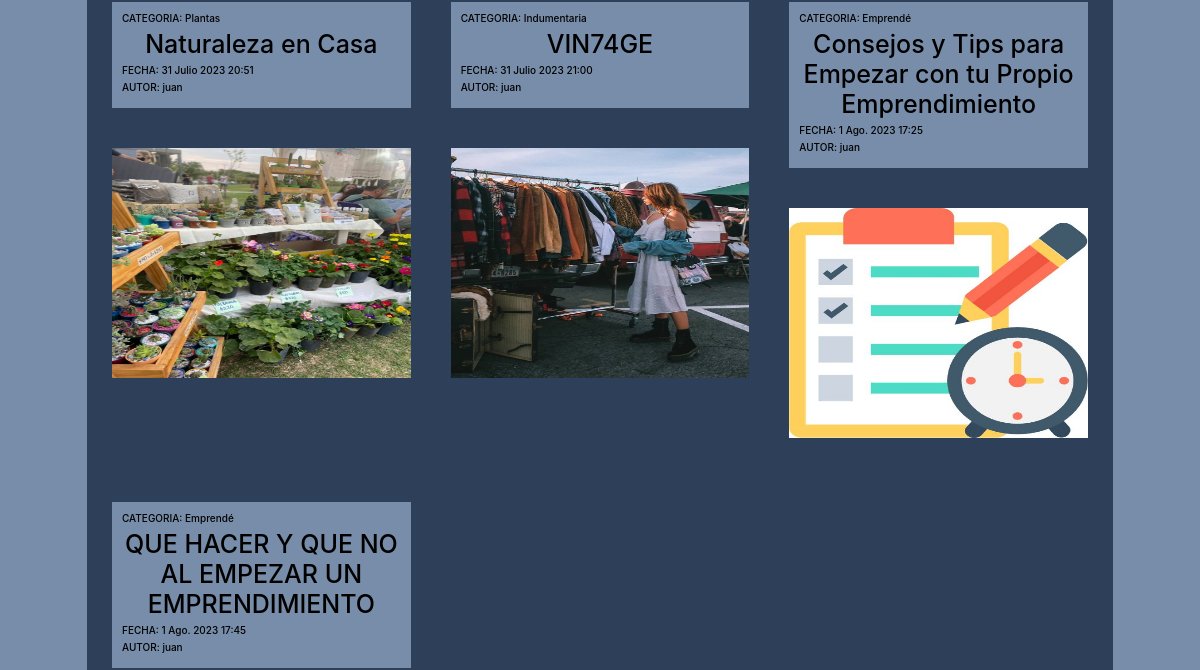
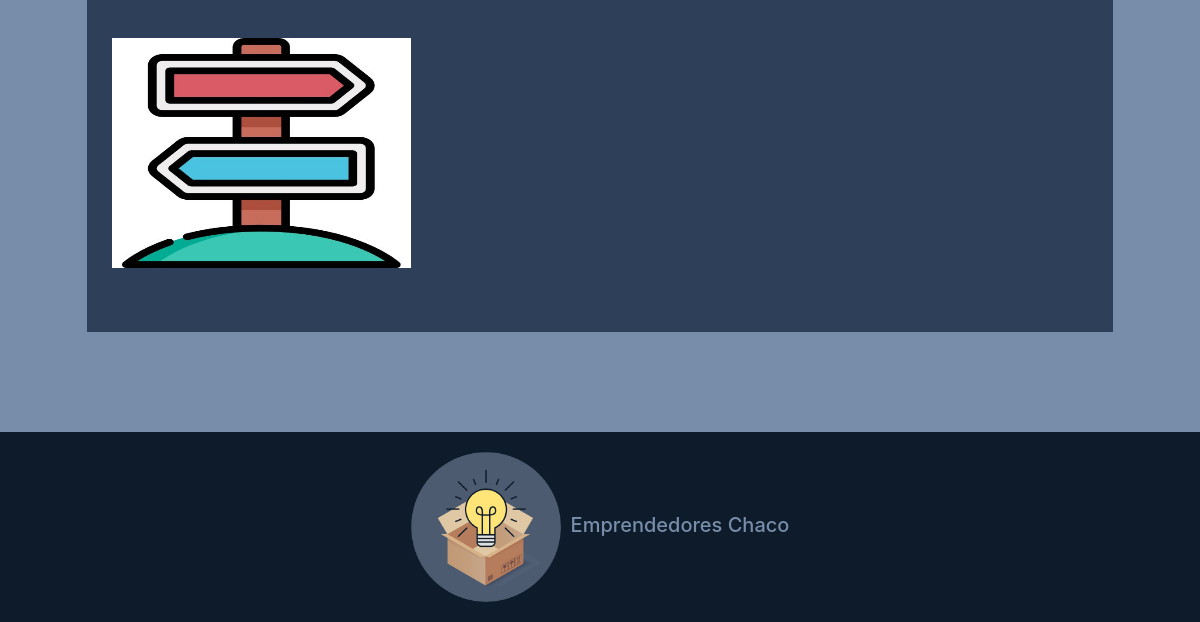
The page /publicaciones/Listar (lower part) on the database as committed earlier (2 pictures, top to bottom).
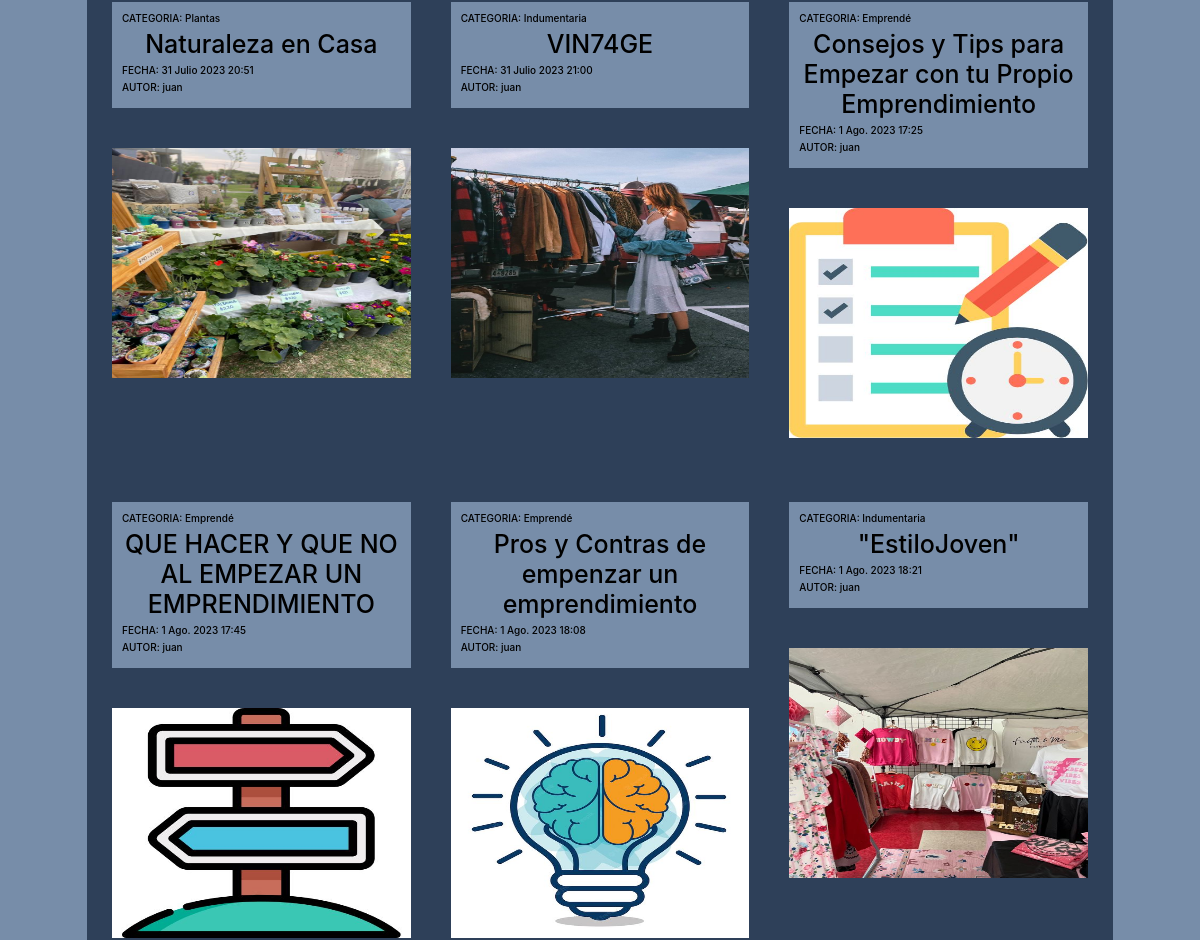
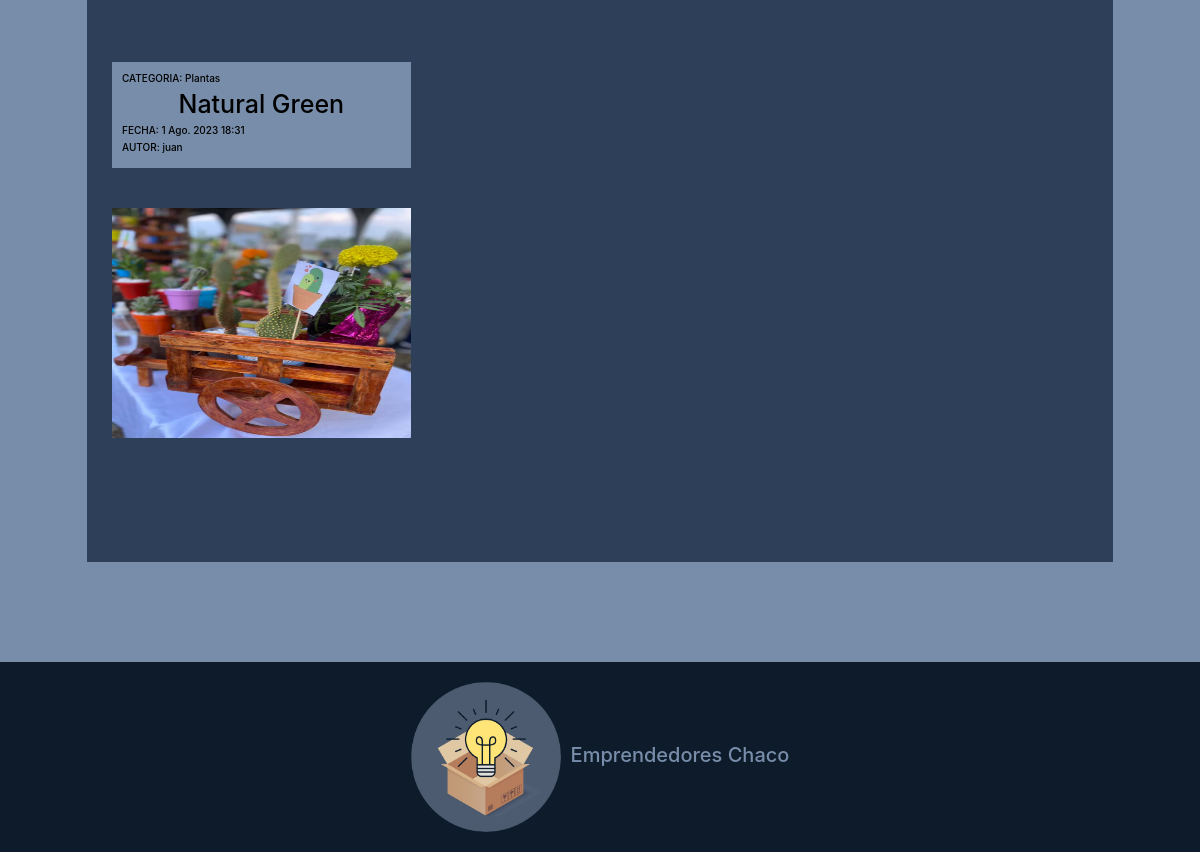
The same page on the database as committed later (2 pictures, top to bottom).
### apps/publicaciones/models.py (models this page shows, shortened)
class Publicacion(models.Model):
    creado = models.DateTimeField('creado', auto_now_add=True)
    modificado = models.DateTimeField('modificado', auto_now=True)
    titulo = models.CharField(max_length = 250)
    contenido = models.TextField()
    autor = models.ForeignKey(User, on_delete = models.CASCADE)
    imagen = models.ImageField(upload_to = 'publicaciones')
    categoria = models.ForeignKey(Categoria, on_delete = models.CASCADE)

class Categoria(models.Model):
    nombre = models.CharField(max_length=80)
    def __str__(self):
        return self.nombre

### apps/publicaciones/views.py (the view, shortened to what this page needs)
# urls.py: path('Listar', views.ListarPublicacionesFunc, name='listar_publicaciones'),
def ListarPublicacionesFunc(request):
    ctx = {}
    categorias = Categoria.objects.all()
    filtro = request.GET.get('fl',None)
    orden = request.GET.get('orden',None)
    if filtro:
        if filtro == 'todas':
            todas_publicaciones = Publicacion.objects.all()
        else:
            cat_filtro = Categoria.objects.filter(nombre = filtro)
            if cat_filtro:
                todas_publicaciones = Publicacion.objects.filter(categoria = cat_filtro[0])
            else:
                todas_publicaciones = []
                ctx['error'] = "LA CATEGORIA INGRESADA NO EXISTE"
    else:
        todas_publicaciones = Publicacion.objects.all()
    ctx['object_list'] = todas_publicaciones
    ctx['categorias'] = categorias
    return render(request, 'publicaciones/listar.html', ctx)

### templates/publicaciones/listar.html (shortened to what this page needs)
{% extends 'base.html' %}
{% block contenido %}
<div class="publicaciones contenedor">
    <div class="row">
        {% if error %}
        <div class="alert alert-danger">
            <h1 style="color: red; font-size: 50px;">¡¡{{error}}!!</h1>
        </div>
        {% else %}
        {% for p in object_list %}
        <div class="publicacion col-md-4 col-sm-6">
            <a class="interact" href="{% url 'publicaciones:detalle_publicacion' p.pk %}">
                <div class="publicacion__info">
                    <h6>CATEGORIA: {{p.categoria}}</h6>
                    <h2 style="text-indent: bold; font-size: 25px;"> {{p.titulo}}</h2>
                    <h6>FECHA: {{p.creado}}</h6>
                    <h6>AUTOR: {{p.autor}}</h6>
                </div>
                <img src="{{p.imagen.url}}">
            </a>
        </div>
        {% endfor %}
        {% endif %}
    </div>
</div>
{% endblock contenido %}

Rows that differ between the two databases and show on the page:
added Publicacion: categoria "Emprendé", titulo "Pros y Contras de empenzar un emprendimiento", creado "1 Ago. 2023 18:08", autor "juan", imagen (picture)
added Publicacion: categoria "Indumentaria", titulo "\"EstiloJoven\"", creado "1 Ago. 2023 18:21", autor "juan", imagen (picture)
added Publicacion: categoria "Plantas", titulo "Natural Green", creado "1 Ago. 2023 18:31", autor "juan", imagen (picture)
